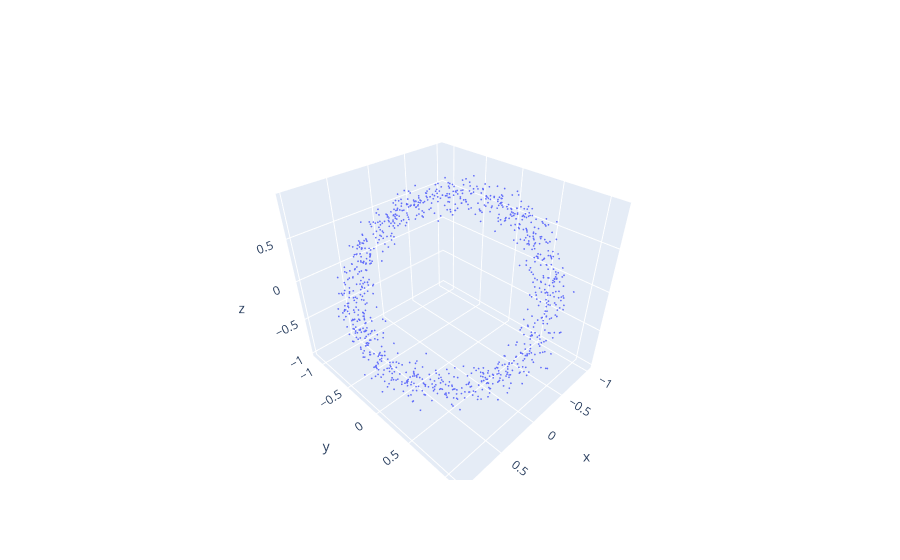

The notebook cell saved with this chart:
### Code cell
X = sample_noisy_sphere(1000, d=3)
fig = go.Figure(data=[go.Scatter3d(x=X[:,0], y=X[:,1], z=X[:,2],
                                   mode='markers', marker=dict(size=1))])
fig.show()

### Figure 1 — Plotly figure (JSON) as saved in the notebook; plotly's stock layout.template omitted (floating-point values rounded to 4 significant figures; data arrays with more than 128 entries replaced by an {"elided": "..."} marker saying what was removed)
{"data": [{"marker": {"size": 1}, "mode": "markers", "type": "scatter3d", "x": {"elided": "1000 float values"}, "y": {"elided": "1000 float values"}, "z": {"elided": "1000 float values"}}], "layout": {}}
